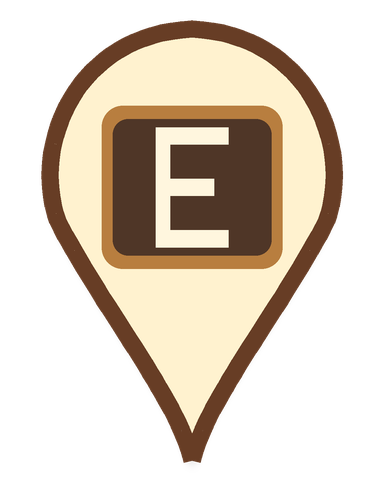
#> input picture WelCome/Assets/Art/OpenShop/interaction_prompt_e.png, 384 x 480 px
$ python _cut_prompt_center.py
#> lines starting #> are read from the running program, lines starting #| are printed output that depends on the picture
from PIL import Image
image = Image.open(r'WelCome/Assets/Art/OpenShop/interaction_prompt_e.png').convert('RGBA')
#> image is the input picture: PIL image 384x480 RGBA; mean R, G, B, A 84.2, 72.1, 57.8, 118
pixels = image.load()
width, height = image.size
#> width = 384; height = 480
visited = [[False] * width for _ in range(height)]
stack = [(width // 2, height // 2)]
#> stack = [(192, 240)]
removed = 0
while stack:
    x, y = stack.pop()
    if x < 0 or y < 0 or x >= width or y >= height or visited[y][x]:
        continue
    r, g, b, a = pixels[x, y]
    if a < 20 or r < 150 or g < 130 or b < 90:
        continue
    visited[y][x] = True
    pixels[x, y] = (0, 0, 0, 0)
    removed += 1
    stack.extend(((x+1,y),(x-1,y),(x,y+1),(x,y-1)))
#> this loop made 18269 passes
#> (r, g, b) on passes 1 to 3: (255, 246, 222), (255, 246, 222), (255, 246, 222)
#> after the loop, removed = 4567; stack = []; visited = 480 items
image.save(r'WelCome/Assets/Art/OpenShop/interaction_prompt_e.png')
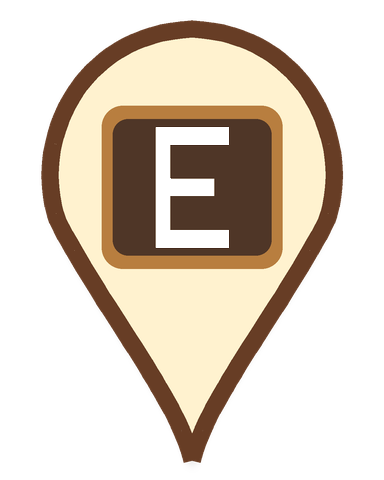
#> saved as interaction_prompt_e.png: PIL image 384x480 RGBA; mean R, G, B, A 78, 66, 52.4, 111.6; transparent parts drawn white
print(image.size, removed)
#| (384, 480) 4567
